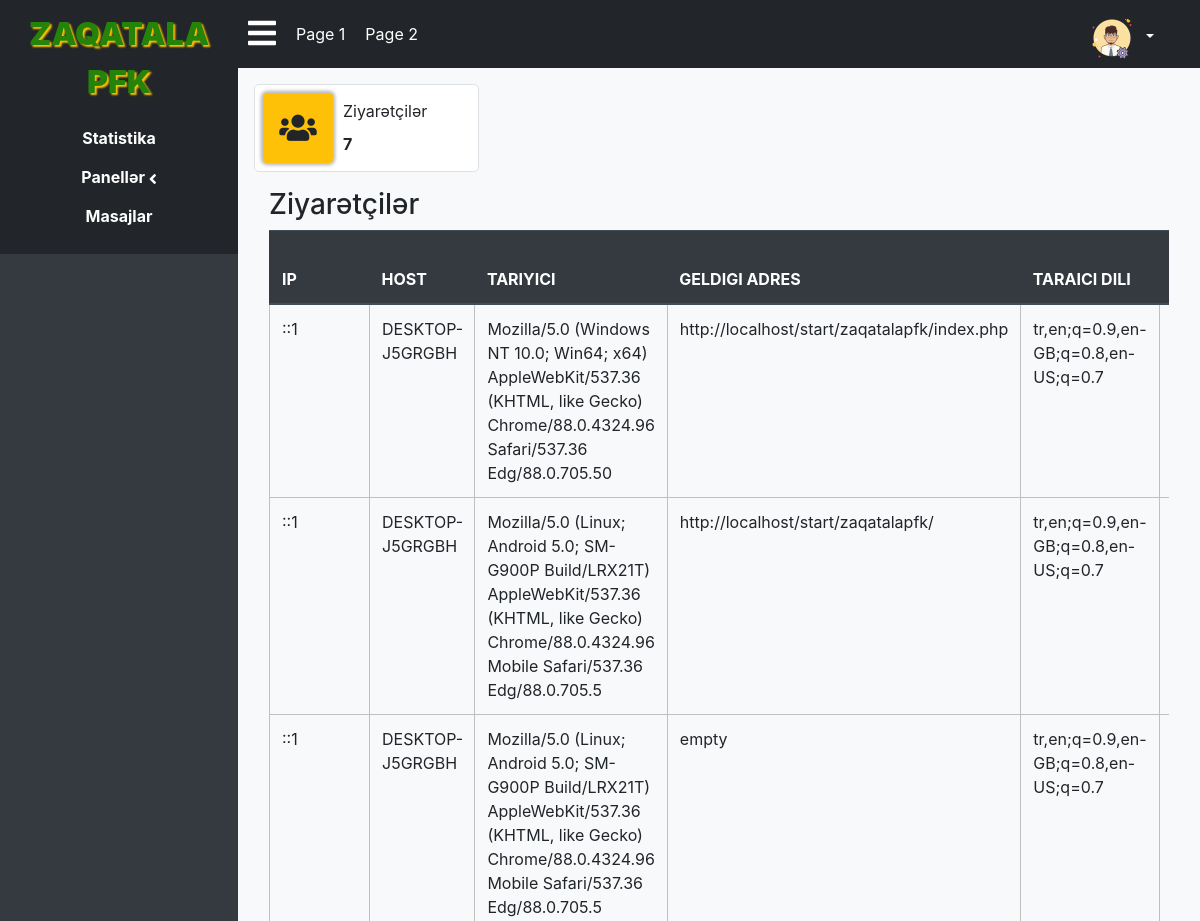
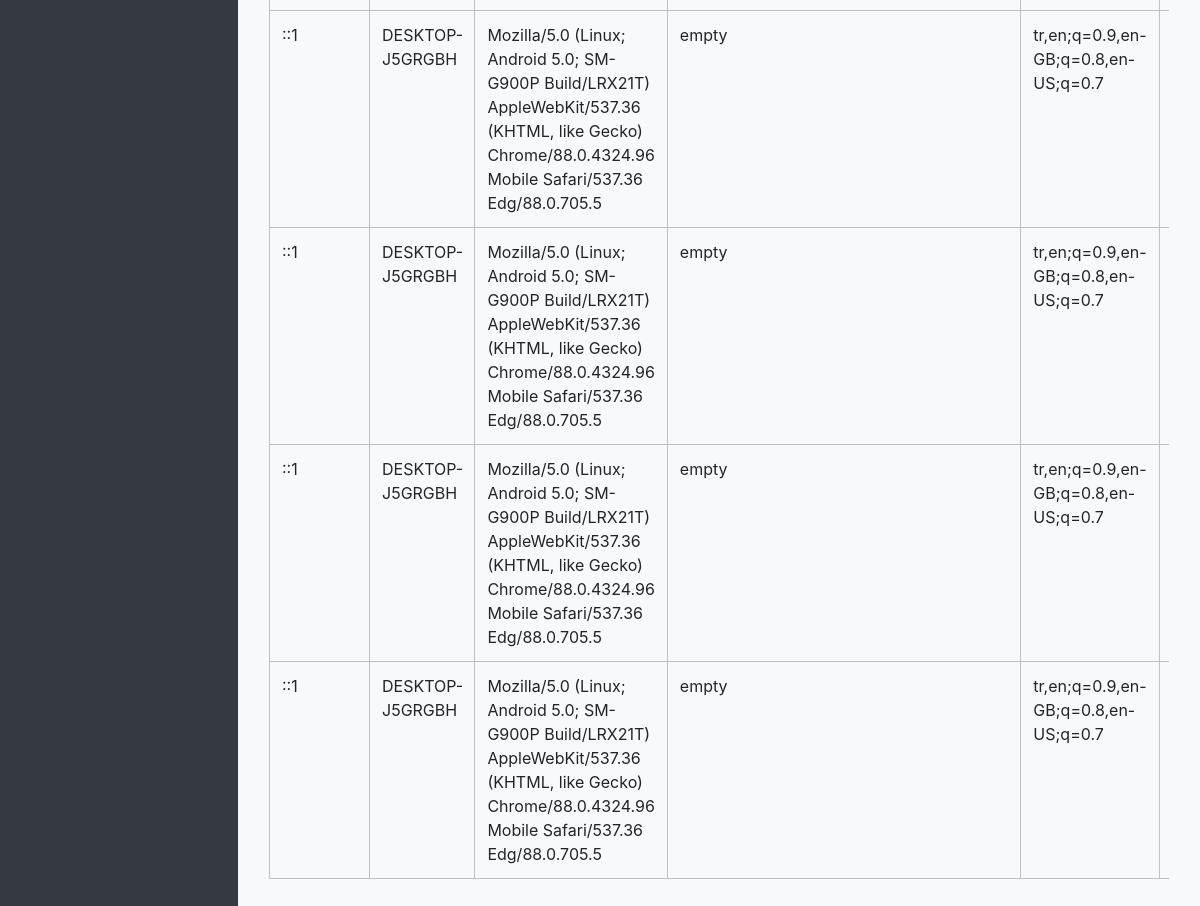
The app's page /admin/admin.php (signed in) with its own data (2 pictures, top to bottom).
### tables this page shows
CREATE TABLE IF NOT EXISTS `visitors` (
  `id` int NOT NULL AUTO_INCREMENT,
  `ip` varchar(100) NOT NULL,
  `tarayici` varchar(150) NOT NULL,
  `host` varchar(150) NOT NULL,
  `geldigi_adres` varchar(150) NOT NULL,
  `tarayici_dili` varchar(150) NOT NULL,
  `sunucu_protokolu` varchar(150) NOT NULL,
  `karakter_seti` varchar(150) NOT NULL,
  `istek_metodu` varchar(150) NOT NULL,
  `uzak_port` varchar(150) NOT NULL,
  `proxy_ip` varchar(150) NOT NULL,
  `cookie` varchar(150) NOT NULL,
  `tarix` timestamp NOT NULL DEFAULT CURRENT_TIMESTAMP,
  PRIMARY KEY (`id`)
);

### admin/page/statistika.php (the view, shortened to what this page needs)
<div class="col-12 p-3">
    <div class="row">
        <div class="col-12">
            <div class="info-box border row w-25 p-2 bg-white">
                <span class="info-box-icon bg-warning elevation-1"><i class="fas fa-users"></i></span>
                <?php
                    $sql = "SELECT * FROM `visitors`";
                    $count = mysqli_num_rows(mysqli_query($conn, $sql));
                ?>
                <div class="info-box-content">
                    <span class="info-box-text">Ziyarətçilər</span>
                    <span class="info-box-number"><?=$count?></span>
                </div>
            </div>
        </div>
        <div class="col-12 mt-3">
            <h3>Ziyarətçilər</h3>
            <div class="table-responsive" ng-style="durum && {'max-width': '75vw'}">
                <table class="table table-hover">
                    <thead class="thead-dark border border-dark">
                        <tr>
                            <th>IP</th>
                            <th>HOST</th>
                            <th>TARIYICI</th>
                            <th>GELDIGI ADRES</th>
                            <th>TARAICI DILI</th>
                            <th>SUNUCU PROTOKOLU</th>
                        </tr>
                    </thead>
                    <tbody>
                        <?php
                            $sql = "SELECT * FROM `visitors`";
                            $query = mysqli_query($conn, $sql);
                            while($res = mysqli_fetch_assoc($query)){
                                echo "<tr>";
                                echo "<td>".$res['ip']."</td>";
                                echo "<td>".$res['host']."</td>";
                                echo "<td>".$res['tarayici']."</td>";
                                echo "<td>".$res['geldigi_adres']."</td>";
                                echo "<td>".$res['tarayici_dili']."</td>";
                                echo "<td>".$res['sunucu_protokolu']."</td>";
                                echo "</tr>";
                            }
                        ?>
                    </tbody>
                </table>
            </div>
        </div>
    </div>
</div>

### admin/css/admin.css (style rules this page uses)
body { overflow: hidden; }
.info-box { border-radius: 5px; }
.info-box .info-box-icon { border-radius: 0.25rem; align-items: center; display: flex; font-size: 1.875rem; justify-content: center; text-align: center; width: 70px; height: 70px; box-shadow: 1px 1px 4px silver, -1px -1px 4px silver, -1px 1px 4px silver, 1px -1px 4px silver; }
.info-box .info-box-content { display: -ms-flexbox; display: flex; -ms-flex-direction: column; flex-direction: column; -ms-flex-pack: center; justify-content: center; line-height: 1.8; -ms-flex: 1; flex: 1; padding: 0 10px; }
.info-box .info-box-number { display: block; margin-top: .25rem; font-weight: 700; }

### admin/css/statistika.css (style rules this page uses)
table td, table th { min-width: 100px; }
table td { border: 1px silver solid; }

### records on screen
visitors: ip "::1", host "DESKTOP-J5GRGBH", tarayici "Mozilla/5.0 (Windows NT 10.0; Win64; x64) AppleWebKit/537.36 (KHTML, like Gecko) Chrome/88.0.4324.96 Safari/537.36 Edg/88.0.705.50", geldigi_adres "http://localhost/start/zaqatalapfk/index.php", tarayici_dili "tr,en;q=0.9,en-GB;q=0.8,en-US;q=0.7"
visitors: ip "::1", host "DESKTOP-J5GRGBH", tarayici "Mozilla/5.0 (Linux; Android 5.0; SM-G900P Build/LRX21T) AppleWebKit/537.36 (KHTML, like Gecko) Chrome/88.0.4324.96 Mobile Safari/537.36 Edg/88.0.705.5", geldigi_adres "http://localhost/start/zaqatalapfk/", tarayici_dili "tr,en;q=0.9,en-GB;q=0.8,en-US;q=0.7"
visitors: ip "::1", host "DESKTOP-J5GRGBH", tarayici "Mozilla/5.0 (Linux; Android 5.0; SM-G900P Build/LRX21T) AppleWebKit/537.36 (KHTML, like Gecko) Chrome/88.0.4324.96 Mobile Safari/537.36 Edg/88.0.705.5", geldigi_adres "empty", tarayici_dili "tr,en;q=0.9,en-GB;q=0.8,en-US;q=0.7"
visitors: ip "::1", host "DESKTOP-J5GRGBH", tarayici "Mozilla/5.0 (Linux; Android 5.0; SM-G900P Build/LRX21T) AppleWebKit/537.36 (KHTML, like Gecko) Chrome/88.0.4324.96 Mobile Safari/537.36 Edg/88.0.705.5", geldigi_adres "empty", tarayici_dili "tr,en;q=0.9,en-GB;q=0.8,en-US;q=0.7"
visitors: ip "::1", host "DESKTOP-J5GRGBH", tarayici "Mozilla/5.0 (Linux; Android 5.0; SM-G900P Build/LRX21T) AppleWebKit/537.36 (KHTML, like Gecko) Chrome/88.0.4324.96 Mobile Safari/537.36 Edg/88.0.705.5", geldigi_adres "empty", tarayici_dili "tr,en;q=0.9,en-GB;q=0.8,en-US;q=0.7"
visitors: ip "::1", host "DESKTOP-J5GRGBH", tarayici "Mozilla/5.0 (Linux; Android 5.0; SM-G900P Build/LRX21T) AppleWebKit/537.36 (KHTML, like Gecko) Chrome/88.0.4324.96 Mobile Safari/537.36 Edg/88.0.705.5", geldigi_adres "empty", tarayici_dili "tr,en;q=0.9,en-GB;q=0.8,en-US;q=0.7"
visitors: ip "::1", host "DESKTOP-J5GRGBH", tarayici "Mozilla/5.0 (Linux; Android 5.0; SM-G900P Build/LRX21T) AppleWebKit/537.36 (KHTML, like Gecko) Chrome/88.0.4324.96 Mobile Safari/537.36 Edg/88.0.705.5", geldigi_adres "empty", tarayici_dili "tr,en;q=0.9,en-GB;q=0.8,en-US;q=0.7"

### other values on screen
$count "7"
